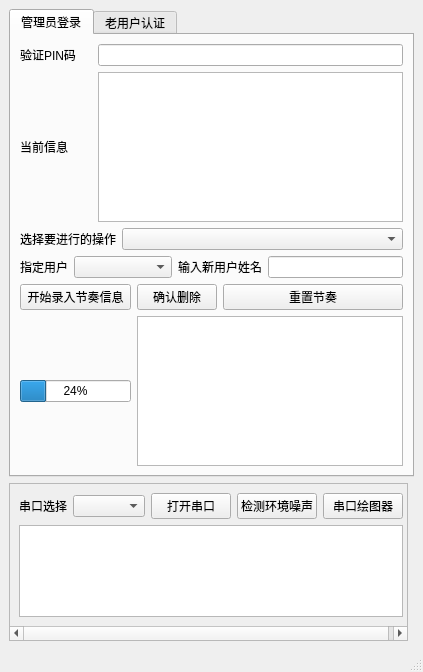
<?xml version="1.0" encoding="UTF-8"?>
<ui version="4.0">
 <class>MainWindow</class>
 <widget class="QMainWindow" name="MainWindow">
  <property name="geometry">
   <rect>
    <x>0</x>
    <y>0</y>
    <width>423</width>
    <height>672</height>
   </rect>
  </property>
  <property name="minimumSize">
   <size>
    <width>331</width>
    <height>0</height>
   </size>
  </property>
  <property name="windowTitle">
   <string>MainWindow</string>
  </property>
  <widget class="QWidget" name="centralwidget">
   <layout class="QGridLayout" name="gridLayout">
    <item row="0" column="0" colspan="2">
     <widget class="QTabWidget" name="tabWidget">
      <property name="whatsThis">
       <string>&lt;html&gt;&lt;head/&gt;&lt;body&gt;&lt;p&gt;是&lt;/p&gt;&lt;/body&gt;&lt;/html&gt;</string>
      </property>
      <property name="currentIndex">
       <number>0</number>
      </property>
      <widget class="QWidget" name="tab">
       <attribute name="title">
        <string>管理员登录</string>
       </attribute>
       <layout class="QGridLayout" name="gridLayout_2">
        <item row="1" column="0" colspan="2">
         <widget class="QLabel" name="label_3">
          <property name="text">
           <string>当前信息</string>
          </property>
         </widget>
        </item>
        <item row="1" column="2" colspan="6">
         <widget class="QTextBrowser" name="textBrowser"/>
        </item>
        <item row="2" column="0" colspan="3">
         <widget class="QLabel" name="label_4">
          <property name="text">
           <string>选择要进行的操作</string>
          </property>
         </widget>
        </item>
        <item row="3" column="1" colspan="4">
         <widget class="QComboBox" name="comboBox_3"/>
        </item>
        <item row="0" column="0" colspan="2">
         <widget class="QLabel" name="label">
          <property name="text">
           <string>验证PIN码</string>
          </property>
         </widget>
        </item>
        <item row="5" column="0" colspan="4">
         <widget class="QProgressBar" name="progressBar">
          <property name="value">
           <number>24</number>
          </property>
         </widget>
        </item>
        <item row="4" column="6" colspan="2">
         <widget class="QPushButton" name="pushButton_4">
          <property name="text">
           <string>重置节奏</string>
          </property>
         </widget>
        </item>
        <item row="3" column="5" colspan="2">
         <widget class="QLabel" name="label_6">
          <property name="text">
           <string>输入新用户姓名</string>
          </property>
         </widget>
        </item>
        <item row="3" column="7">
         <widget class="QLineEdit" name="lineEdit_2"/>
        </item>
        <item row="0" column="2" colspan="6">
         <widget class="QLineEdit" name="lineEdit"/>
        </item>
        <item row="2" column="3" colspan="5">
         <widget class="QComboBox" name="comboBox_2"/>
        </item>
        <item row="3" column="0">
         <widget class="QLabel" name="label_5">
          <property name="text">
           <string>指定用户</string>
          </property>
         </widget>
        </item>
        <item row="4" column="0" colspan="4">
         <widget class="QPushButton" name="pushButton">
          <property name="text">
           <string>开始录入节奏信息</string>
          </property>
         </widget>
        </item>
        <item row="4" column="4" colspan="2">
         <widget class="QPushButton" name="pushButton_3">
          <property name="text">
           <string>确认删除</string>
          </property>
         </widget>
        </item>
        <item row="5" column="4" colspan="4">
         <widget class="QTextBrowser" name="textBrowser_2"/>
        </item>
       </layout>
      </widget>
      <widget class="QWidget" name="tab_2">
       <attribute name="title">
        <string>老用户认证</string>
       </attribute>
       <widget class="QPushButton" name="pushButton_2">
        <property name="geometry">
         <rect>
          <x>10</x>
          <y>10</y>
          <width>301</width>
          <height>21</height>
         </rect>
        </property>
        <property name="text">
         <string>开始进行验证</string>
        </property>
       </widget>
       <widget class="QTextBrowser" name="textBrowser_4">
        <property name="geometry">
         <rect>
          <x>10</x>
          <y>60</y>
          <width>301</width>
          <height>191</height>
         </rect>
        </property>
        <property name="html">
         <string>&lt;!DOCTYPE HTML PUBLIC &quot;-//W3C//DTD HTML 4.0//EN&quot; &quot;http://www.w3.org/TR/REC-html40/strict.dtd&quot;&gt;
&lt;html&gt;&lt;head&gt;&lt;meta name=&quot;qrichtext&quot; content=&quot;1&quot; /&gt;&lt;style type=&quot;text/css&quot;&gt;
p, li { white-space: pre-wrap; }
&lt;/style&gt;&lt;/head&gt;&lt;body style=&quot; font-family:'SimSun'; font-size:9pt; font-weight:400; font-style:normal;&quot;&gt;
&lt;p style=&quot;-qt-paragraph-type:empty; margin-top:0px; margin-bottom:0px; margin-left:0px; margin-right:0px; -qt-block-indent:0; text-indent:0px;&quot;&gt;&lt;br /&gt;&lt;/p&gt;&lt;/body&gt;&lt;/html&gt;</string>
        </property>
       </widget>
      </widget>
     </widget>
    </item>
    <item row="1" column="0">
     <widget class="QScrollArea" name="scrollArea">
      <property name="widgetResizable">
       <bool>true</bool>
      </property>
      <widget class="QWidget" name="scrollAreaWidgetContents">
       <property name="geometry">
        <rect>
         <x>0</x>
         <y>0</y>
         <width>397</width>
         <height>150</height>
        </rect>
       </property>
       <layout class="QGridLayout" name="gridLayout_3">
        <item row="1" column="0" colspan="5">
         <widget class="QTextBrowser" name="textBrowser_3"/>
        </item>
        <item row="0" column="0">
         <widget class="QLabel" name="label_7">
          <property name="text">
           <string>串口选择</string>
          </property>
         </widget>
        </item>
        <item row="0" column="1">
         <widget class="QComboBox" name="comboBox_4"/>
        </item>
        <item row="0" column="2">
         <widget class="QPushButton" name="pushButton_5">
          <property name="text">
           <string>打开串口</string>
          </property>
         </widget>
        </item>
        <item row="0" column="3">
         <widget class="QPushButton" name="pushButton_6">
          <property name="text">
           <string>检测环境噪声</string>
          </property>
         </widget>
        </item>
        <item row="0" column="4">
         <widget class="QPushButton" name="pushButton_7">
          <property name="text">
           <string>串口绘图器</string>
          </property>
         </widget>
        </item>
       </layout>
      </widget>
     </widget>
    </item>
   </layout>
  </widget>
  <widget class="QMenuBar" name="menubar">
   <property name="geometry">
    <rect>
     <x>0</x>
     <y>0</y>
     <width>423</width>
     <height>23</height>
    </rect>
   </property>
  </widget>
  <widget class="QStatusBar" name="statusbar"/>
 </widget>
 <resources/>
 <connections>
  <connection>
   <sender>pushButton</sender>
   <signal>clicked()</signal>
   <receiver>MainWindow</receiver>
   <slot>start_measure()</slot>
   <hints>
    <hint type="sourcelabel">
     <x>109</x>
     <y>301</y>
    </hint>
    <hint type="destinationlabel">
     <x>415</x>
     <y>218</y>
    </hint>
   </hints>
  </connection>
  <connection>
   <sender>pushButton_2</sender>
   <signal>clicked()</signal>
   <receiver>MainWindow</receiver>
   <slot>start_certificate()</slot>
   <hints>
    <hint type="sourcelabel">
     <x>154</x>
     <y>71</y>
    </hint>
    <hint type="destinationlabel">
     <x>431</x>
     <y>63</y>
    </hint>
   </hints>
  </connection>
  <connection>
   <sender>lineEdit</sender>
   <signal>returnPressed()</signal>
   <receiver>MainWindow</receiver>
   <slot>manage_certificate()</slot>
   <hints>
    <hint type="sourcelabel">
     <x>155</x>
     <y>74</y>
    </hint>
    <hint type="destinationlabel">
     <x>417</x>
     <y>78</y>
    </hint>
   </hints>
  </connection>
  <connection>
   <sender>pushButton_3</sender>
   <signal>clicked()</signal>
   <receiver>MainWindow</receiver>
   <slot>delete_user()</slot>
   <hints>
    <hint type="sourcelabel">
     <x>209</x>
     <y>301</y>
    </hint>
    <hint type="destinationlabel">
     <x>441</x>
     <y>242</y>
    </hint>
   </hints>
  </connection>
  <connection>
   <sender>pushButton_4</sender>
   <signal>clicked()</signal>
   <receiver>MainWindow</receiver>
   <slot>modify_rhythm()</slot>
   <hints>
    <hint type="sourcelabel">
     <x>338</x>
     <y>301</y>
    </hint>
    <hint type="destinationlabel">
     <x>453</x>
     <y>261</y>
    </hint>
   </hints>
  </connection>
  <connection>
   <sender>pushButton_5</sender>
   <signal>clicked()</signal>
   <receiver>MainWindow</receiver>
   <slot>open_port()</slot>
   <hints>
    <hint type="sourcelabel">
     <x>220</x>
     <y>497</y>
    </hint>
    <hint type="destinationlabel">
     <x>411</x>
     <y>484</y>
    </hint>
   </hints>
  </connection>
  <connection>
   <sender>pushButton_6</sender>
   <signal>clicked()</signal>
   <receiver>MainWindow</receiver>
   <slot>get_intensity()</slot>
   <hints>
    <hint type="sourcelabel">
     <x>279</x>
     <y>492</y>
    </hint>
    <hint type="destinationlabel">
     <x>387</x>
     <y>581</y>
    </hint>
   </hints>
  </connection>
  <connection>
   <sender>comboBox_4</sender>
   <signal>currentTextChanged(QString)</signal>
   <receiver>MainWindow</receiver>
   <slot>port_changed()</slot>
   <hints>
    <hint type="sourcelabel">
     <x>115</x>
     <y>488</y>
    </hint>
    <hint type="destinationlabel">
     <x>411</x>
     <y>520</y>
    </hint>
   </hints>
  </connection>
 </connections>
 <slots>
  <slot>start_measure()</slot>
  <slot>start_certificate()</slot>
  <slot>drop_user()</slot>
  <slot>manage_certificate()</slot>
  <slot>delete_user()</slot>
  <slot>modify_rhythm()</slot>
  <slot>open_port()</slot>
  <slot>get_intensity()</slot>
  <slot>port_changed()</slot>
 </slots>
</ui>
